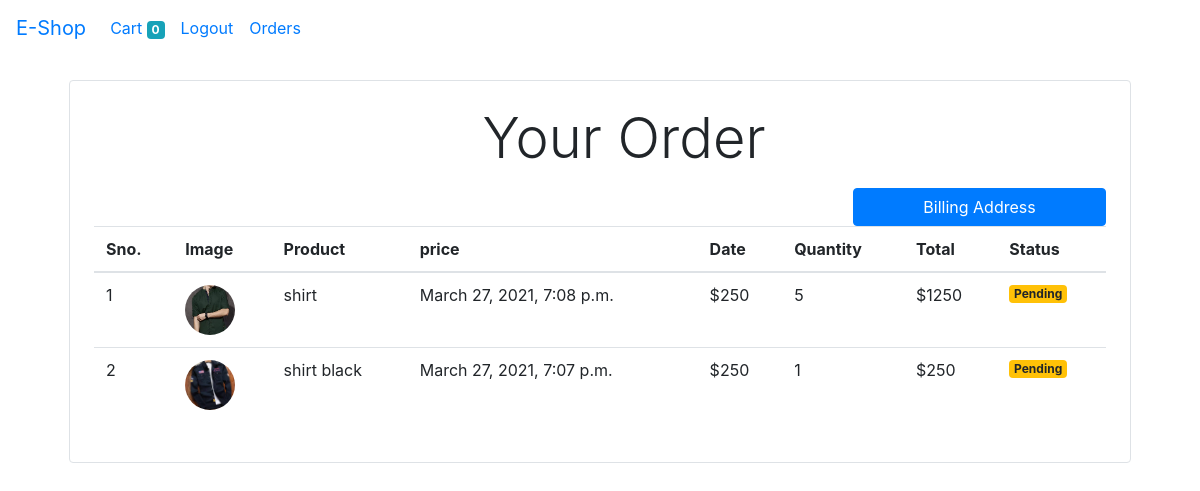
Before: /order/ (signed in) with the older database file.
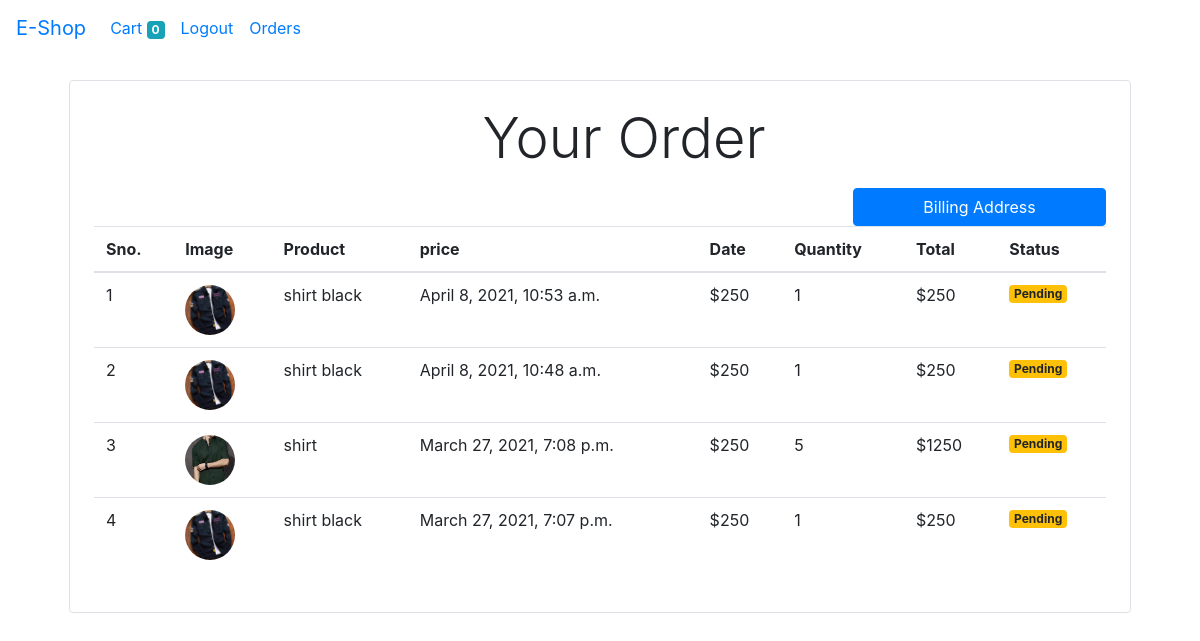
After: the same page with the newer database file.
### store/models.py (models this page shows, shortened)
class Order(models.Model):
    product = models.ForeignKey(Product,on_delete=models.CASCADE)
    customer = models.ForeignKey(Customer,on_delete=models.CASCADE)
    quantity = models.IntegerField(default=1)
    price = models.IntegerField()
    address = models.CharField(max_length=100,blank=True,null=True)
    phone = models.CharField(max_length=12, blank=True,null=True)
    country = models.CharField(max_length=200,null=True)
    city = models.CharField(max_length=200,null=True)
    state = models.CharField(max_length=200,null=True)
    dist = models.CharField(max_length=200,null=True)
    zipcode = models.CharField(max_length=20,null=True)
    date = models.DateTimeField(auto_now_add=True)
    status = models.BooleanField(default=False)
    @staticmethod
    def get_orders_by_customer(customer_id):
        return Order.objects.filter(customer=customer_id).order_by('-date')

class Product(models.Model):
    name = models.CharField(max_length=100)
    price = models.IntegerField(default=0)
    category = models.ForeignKey(Category, on_delete=models.CASCADE, default=1)
    description = models.CharField(max_length=200, default='', null=True, blank=True)
    image = models.ImageField(upload_to='products/')

### store/views.py (the view)
# urls.py: path('order/', OrderView.as_view(), name='order'),
class OrderView(View):
    def get(self,request):
        customer = request.session.get('customer')
        order = Order.get_orders_by_customer(customer)
        return render(request,'order.html',{'order':order})

### store/templatetags/cart.py (called while the page is built)
@register.filter(name='currency')
def currency(number):
    return '$'+str(number)

@register.filter(name='multiply')
def multiply(number,number1):
    return number * number1

### store/templates/order.html
{% extends 'base.html' %}
{% block body %}
{% load cart %}
<div class="container">
    <div class="border rounded p-4 m-4">
        <p class="display-4 text-center pl-4 ml-4">Your Order</p>
        <table class="table">
            <thead>
                <tr>
                    <th>Sno.</th>
                    <th>Image</th>
                    <th>Product</th>
                    <th>price</th>
                    <th>Date</th>
                    <th>Quantity</th>
                    <th>Total</th>
                    <th>Status</th>
                </tr>
            </thead>
            <tbody>
                {% for order in order %}
                <tr>
                    <td>{{ forloop.counter}}</td>
                    <td><img style="height:50px" class="rounded-circle" src="{{order.product.image.url}}" alt="image not found"></td>
                    <td>{{order.product.name}}</td>
                    <td>{{order.date}}</td>
                    <td>{{order.price|currency}}</td>
                    <td>{{order.quantity}}</td>
                    <td>{{order.quantity|multiply:order.price|currency}}</td>
                    {% if order.status %}
                        <td><small class="badge badge-success">Complete</small></td>
                    {% else %}
                        <td><small class="badge badge-warning">Pending</small></td>
                    {% endif %}
                </tr>
                {% endfor %}
            </tbody>
            <div>
                <a href="{% url 'bill' %}" class="btn btn-primary border-rounded col-lg-3 ml-2 float-right">Billing Address</a>
            </div>
        </table>
    </div>
</div>
{% endblock %}>

Changed rows visible on the page:
added Order: product.image (picture), product.name "shirt black", date "April 8, 2021, 10:53 a.m.", price "$250", quantity "1", quantity|multiply "$250", status "Pending"
added Order: product.image (picture), product.name "shirt black", date "April 8, 2021, 10:48 a.m.", price "$250", quantity "1", quantity|multiply "$250", status "Pending"
